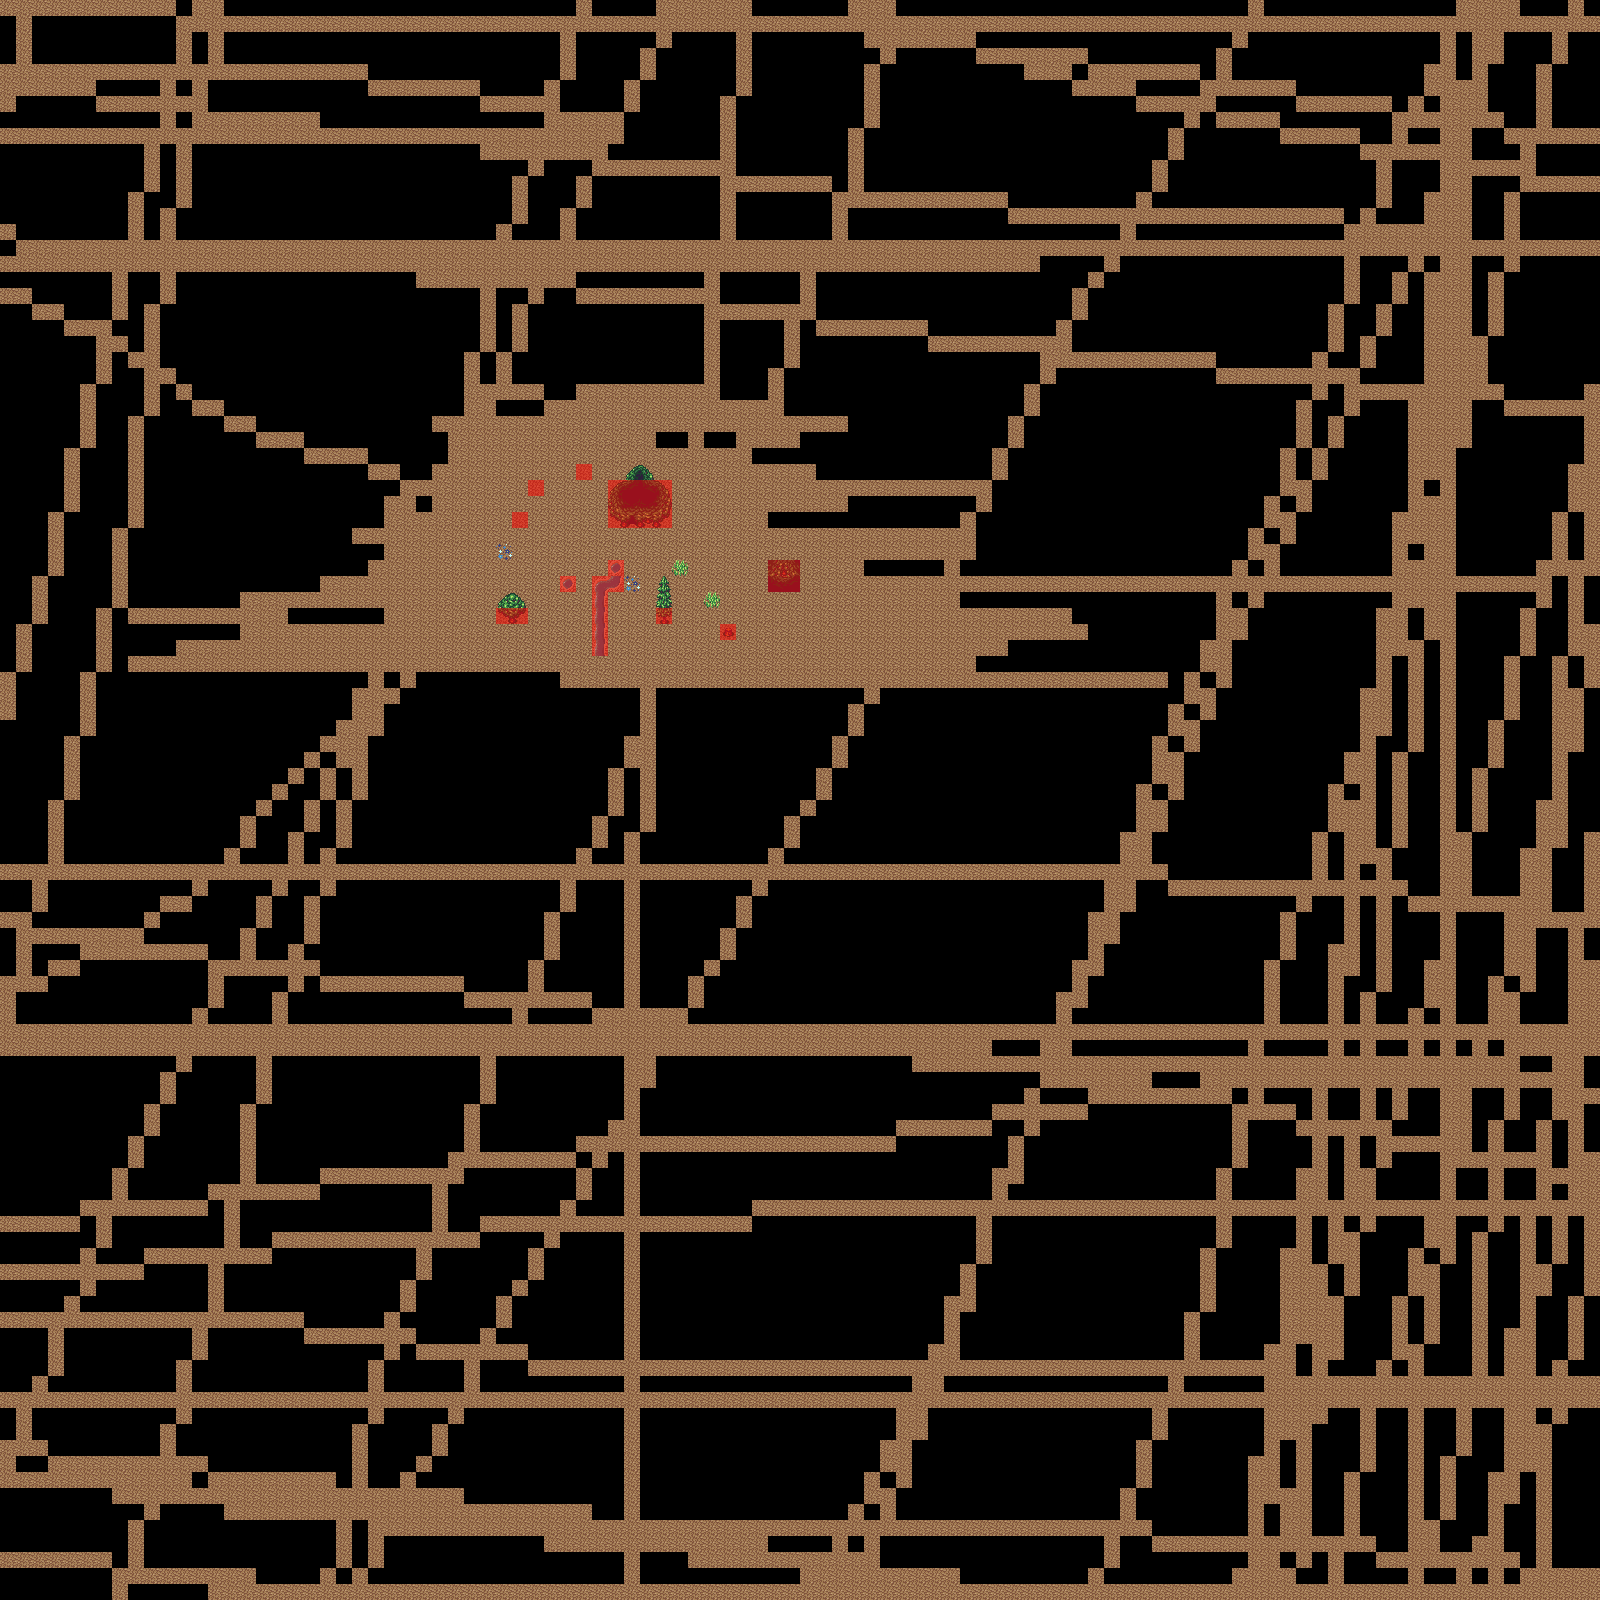

This is a level from a 2D game, rendered from its Tiled map with the project's own tilesets. A one-line summary and the map file follow, with tile-layer data summarised:
An orthogonal 100x100 tile map with 16x16 px tiles, 4 tile layers (ground, folliage, walkable, collision), 3 tilesets and 3 objects.

<map version="1.0" orientation="orthogonal" width="100" height="100" tilewidth="16" tileheight="16">
 <tileset firstgid="1" name="foresttiles_0" tilewidth="16" tileheight="16">
  <image source="foresttiles_0.png" width="80" height="112" />
  <tile id="17">
   <properties>
    <property name="test" value="t" />
   </properties>
  </tile>
 </tileset>
 <tileset firstgid="36" name="meta" tilewidth="16" tileheight="16">
  <image source="meta.png" width="16" height="16" />
  <tile id="0">
   <properties>
    <property name="collision" value="" />
   </properties>
  </tile>
 </tileset>
 <tileset firstgid="37" name="RPGpack_sheet" tilewidth="32" tileheight="32">
  <image source="RPGpack_sheet.png" width="1280" height="832" />
 </tileset>
 <layer name="ground" width="100" height="100">
  <data>[10000 cells, 3536 non-empty, 1 distinct tile ids]</data>
 </layer>
 <layer name="folliage" width="100" height="100">
  <data>[10000 cells, 32 non-empty, 23 distinct tile ids]</data>
 </layer>
 <layer name="walkable" width="100" height="100">
  <data>[10000 cells, 6 non-empty, 6 distinct tile ids]</data>
 </layer>
 <objectgroup name="trees" width="100" height="100">
  <object gid="18" x="512" y="528" />
  <object gid="18" x="528" y="496" />
  <object gid="18" x="576" y="480" />
 </objectgroup>
 <layer name="collision" width="100" height="100">
  <data>[10000 cells, 31 non-empty, 1 distinct tile ids]</data>
 </layer>
</map>